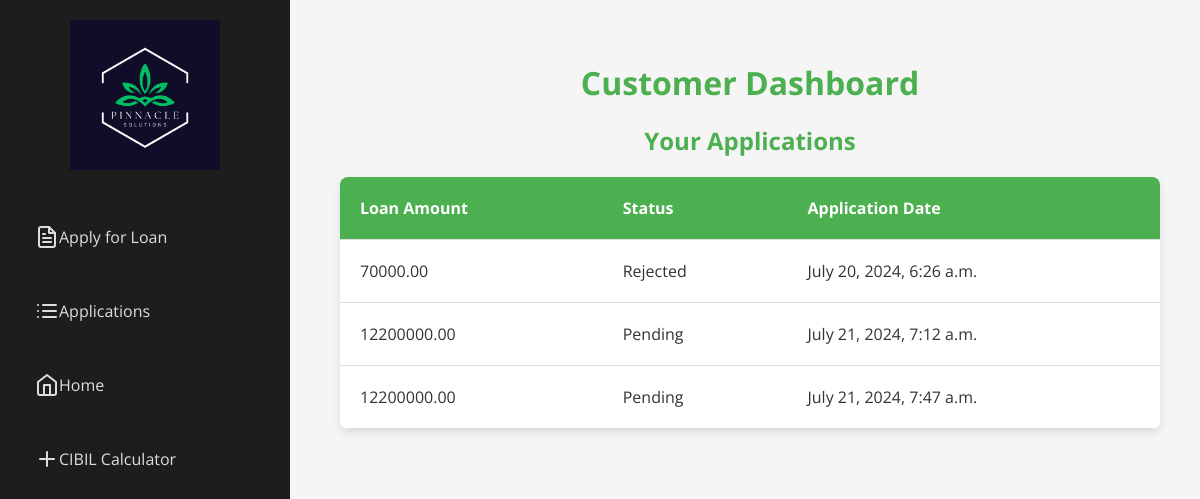
The app's page /accounts/register/customer_dashboard/ (signed in) with its own data.
### loans/models.py (models this page shows, shortened)
class Application(models.Model):
    STATUS_CHOICES = [
        ('P', 'Pending'),
        ('A', 'Approved'),
        ('R', 'Rejected'),
    ]
    user = models.ForeignKey(User, on_delete=models.CASCADE)
    name = models.CharField(max_length=100)
    contact_no = models.CharField(max_length=15)
    city = models.CharField(max_length=100)
    country = models.CharField(max_length=100,default='India')  # Added field for country
    no_of_dependents = models.IntegerField()
    education = models.IntegerField(choices=[(0, '0'), (1, '1')],default=1)
    employment_status = models.IntegerField(default=1)
    income_annum = models.DecimalField(max_digits=12, decimal_places=2 , default=0)
    loan_amount = models.DecimalField(max_digits=10, decimal_places=2)
    loan_term = models.IntegerField(help_text="Loan term in years")
    cibil_score = models.IntegerField()
    residential_assets_value = models.DecimalField(max_digits=12, decimal_places=2, default=0)
    commercial_assets_value = models.DecimalField(max_digits=12, decimal_places=2, default=0)
    luxury_assets_value = models.DecimalField(max_digits=12, decimal_places=2, default=0)
    bank_asset_value = models.DecimalField(max_digits=12, decimal_places=2, default=0)
    status = models.CharField(max_length=1, choices=STATUS_CHOICES, default='P')
    application_date = models.DateTimeField(auto_now_add=True)
    passport_photo = models.ImageField(upload_to='passport_photos/', null=True, blank=True)
    ml_prediction = models.CharField(max_length=50, blank=True, null=True)

### loans/views.py (the view)
# urls.py: path('customer_dashboard/', views.customer_dashboard, name='customer_dashboard'),
@login_required
def customer_dashboard(request):
    applications = Application.objects.filter(user=request.user)
    return render(request, 'loans/customer_dashboard.html', {'applications': applications})

### loans/templates/loans/customer_dashboard.html (shortened to what this page needs)
<!DOCTYPE html>
<html lang="en">
  <head>
    <link
      rel="stylesheet"
      href="https://cdnjs.cloudflare.com/ajax/libs/feather-icons/4.28.0/feather.min.css"
    />
    {% load static %}
<body>
    <div class="sidebar">
        <div class="sidebar__logo">
            <img src="{% static 'images/Pinnacle.png' %}" alt="Logo" style="width: 150px;">
        </div>
        <ul class="sidebar__menu">
            <li class="sidebar__item">
                <a href="{% url 'apply_loan' %}" class="sidebar__link"><i data-feather="file-text"></i> Apply for Loan</a>
            </li>
            <li class="sidebar__item">
                <a href="{% url 'customer_dashboard' %}" class="sidebar__link"><i data-feather="list"></i> Applications</a>
            </li>
            <li class="sidebar__item">
                <a href="{% url 'logout' %}" class="sidebar__link"><i data-feather="home"></i>   Home  </a>
            </li>
            <li class="sidebar__item">
                <a href="{% url 'cibil_calculator' %}" class="sidebar__link"> <i data-feather="plus"></i>  CIBIL Calculator  </a>
            </li>
        </ul>
    </div>
    <div class="main-content">
        <h1>Customer Dashboard</h1>
        <h2>Your Applications</h2>
        <div class="table-container">
            <table>
                <thead>
                    <tr>
                        <th>Loan Amount</th>
                        <th>Status</th>
                        <th>Application Date</th>
                    </tr>
                </thead>
                <tbody>
                    {% for application in applications %}
                    <tr>
                        <td>{{ application.loan_amount }}</td>
                        <td>{{ application.get_status_display }}</td>
                        <td>{{ application.application_date }}</td>
                    </tr>
                    {% endfor %}
                </tbody>
            </table>
        </div>
    </div>
</body>
</html>

### loans/templates/loans/customer_dashboard.html (style rules this page uses)
:root { --primary-color: #4CAF50; --background-color: #f5f5f5; --text-color: #333; --sidebar-bg: #1d1d1d; --card-bg: #ffffff; }
body { font-family: 'Open Sans', sans-serif; margin: 0; background-color: var(--background-color); color: var(--text-color); display: flex; }
.sidebar { width: 250px; height: 100vh; background-color: var(--sidebar-bg); padding: 20px; position: fixed; top: 0; left: 0; }
.sidebar__logo { margin-bottom: 40px; display: flex; align-items: center; justify-content: center; }
.sidebar__menu { list-style-type: none; padding: 0; }
.sidebar__item { margin-bottom: 20px; }
.sidebar__link { text-decoration: none; color: #ddd; display: flex; align-items: center; padding: 15px; border-radius: 8px; transition: background-color 0.3s; }
.main-content { margin-left: 300px; padding: 40px; width: calc(100% - 250px); }
h1, h2 { text-align: center; color: var(--primary-color); margin-bottom: 20px; }
.table-container { overflow-x: auto; box-shadow: 0 4px 8px rgba(0, 0, 0, 0.1); border-radius: 8px; background-color: var(--card-bg); }
table { width: 100%; border-collapse: collapse; background-color: var(--card-bg); }
th, td { padding: 20px; text-align: left; border-bottom: 1px solid #ddd; }
th { background-color: var(--primary-color); color: #fff; }

### records on screen
Application: loan_amount "70000.00", status "Rejected", application_date "July 20, 2024, 6:26 a.m."
Application: loan_amount "12200000.00", status "Pending", application_date "July 21, 2024, 7:12 a.m."
Application: loan_amount "12200000.00", status "Pending", application_date "July 21, 2024, 7:47 a.m."
